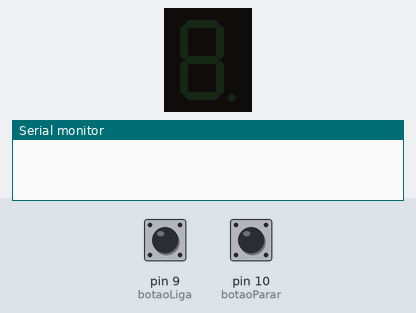
A sketch run on a simulated Arduino Uno, built with avr-gcc and run on an emulated ATmega328P. Parts: 1-digit seven-segment display, the last lines printed to the serial monitor. Wiring (inferred from the names in the program): 1-digit 7-segment display, segments lit when HIGH: segments pin 3, pin 2, pin 4, pin 5, pin 6, pin 7, pin 8. The inputs (shaded band) are chosen by the test bench; at power-on: pin 9 (botaoLiga) HIGH, pin 10 (botaoParar) HIGH. Random numbers use the default seed unless the sketch sets one; the segment pins are drawn as the display they are named for.

Above: at 1.2 s.
1.3 s: pin 9 (botaoLiga) pulled LOW for 0.15 s
At 1.51 s:
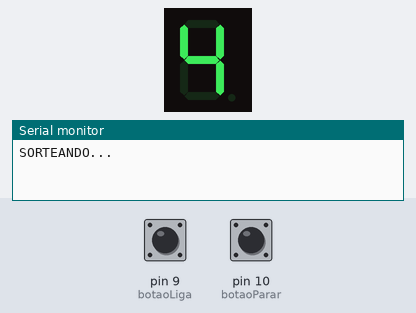
4.3 s: pin 10 (botaoParar) pulled LOW for 0.15 s
5.9 s: pin 9 (botaoLiga) pulled LOW for 1 s
At 6.8 s:
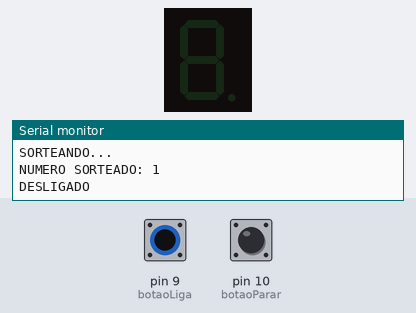
8.4 s: pin 9 (botaoLiga) pulled LOW for 3.2 s
At 11.66 s:
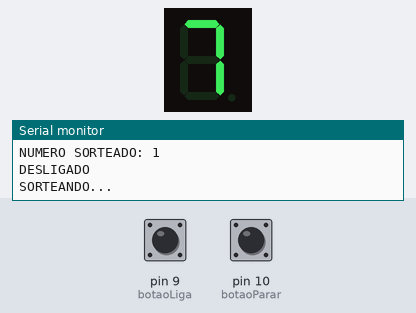

Measured:
- after the input at 1.3 s, the display: changes after 0.20 s (image 1)
- after the input at 5.9 s, the display: changes at once (image 2)
- after the input at 8.4 s, the display: changes after 3.3 s (image 3)

The sketch:

contadorDinamico.ino
```cpp
int pinA=2;
int pinB=3;
int pinC=4;
int pinD=5;
int pinE=6;
int pinF=7;
int pinG=8;
int botaoLiga=9;    // liga/desliga e inicia o sorteio
int botaoParar=10;  // para a animação e mostra o número

#define APERTADO LOW  // botão ligado entre o pino e o GND

int estado = 0;  // 0 = desligado, 1 = sorteando, 2 = mostrando resultado
int numero = 0;

void setup ()
{
  Serial.begin(9600);
  pinMode(botaoLiga, INPUT_PULLUP);
  pinMode(botaoParar, INPUT_PULLUP);

  for (int x=2;x<=8;x++){
    pinMode (x, OUTPUT);
  }

  apagar();
  randomSeed(analogRead(A0));  // pra não sortear sempre a mesma sequência
}

void loop ()
{
  // Botão 1: se está desligado, começa o sorteio. Se não, desliga.
  if (digitalRead(botaoLiga) == APERTADO)
  {
    if (estado == 0)
    {
      estado = 1;
      Serial.println("SORTEANDO...");
    }
    else
    {
      estado = 0;
      apagar();
      Serial.println("DESLIGADO");
    }
    esperarSoltar(botaoLiga);
  }

  // Botão 2: durante a animação, para e mostra o número sorteado
  if (digitalRead(botaoParar) == APERTADO && estado == 1)
  {
    estado = 2;
    Serial.print("NUMERO SORTEADO: ");
    Serial.println(numero);
    esperarSoltar(botaoParar);
  }

  // Animação: troca o número bem rápido
  if (estado == 1)
  {
    int novo;
    do {
      novo = random(0, 10);
    } while (novo == numero);  // evita repetir o mesmo número seguido

    numero = novo;
    mostrar(numero);
    delay(50);
  }
}

void esperarSoltar (int botao)
{
  while (digitalRead(botao) == APERTADO) { }
  delay(50);  // debounce
}

void segmentos (int a, int b, int c, int d, int e, int f, int g)
{
  digitalWrite (pinA, a);
  digitalWrite (pinB, b);
  digitalWrite (pinC, c);
  digitalWrite (pinD, d);
  digitalWrite (pinE, e);
  digitalWrite (pinF, f);
  digitalWrite (pinG, g);
}

void apagar ()
{
  segmentos(0,0,0,0,0,0,0);
}

void mostrar (int n)
{
  if (n==0) segmentos(1,1,1,1,1,1,0);
  if (n==1) segmentos(1,0,1,0,0,0,0);
  if (n==2) segmentos(1,1,0,1,1,0,1);
  if (n==3) segmentos(1,1,1,1,0,0,1);
  if (n==4) segmentos(1,0,1,0,0,1,1);
  if (n==5) segmentos(0,1,1,1,0,1,1);
  if (n==6) segmentos(0,1,1,1,1,1,1);
  if (n==7) segmentos(1,1,1,0,0,0,0);
  if (n==8) segmentos(1,1,1,1,1,1,1);
  if (n==9) segmentos(1,1,1,1,0,1,1);
}
```
